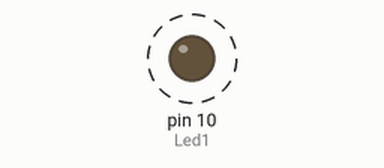
This sketch was run on a simulated Arduino Uno, built with avr-gcc and run on an emulated ATmega328P. Shown: output pins drawn as LEDs (lit = HIGH). Dashed ring = blinking.

Above: at 38.3 s.
Timing chart, 0 to 38.6 s (numbered marks = the images above):
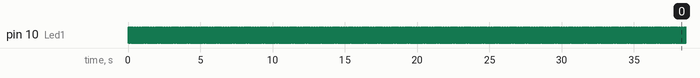

The sketch:

strobe.ino
```cpp
int Led1 = 10;
int waitOnHigh = 40;
int waitOnLow = 45;

void setup() {
  pinMode(Led1, OUTPUT);
}

void loop() {
  digitalWrite(Led1, HIGH);
  delay(waitOnHigh);
  digitalWrite(Led1, LOW);
  delay(waitOnLow);
}
```

Measured:
- by itself, pin 10 (Led1): alternates HIGH for 0.04 s and LOW for 0.05 s
